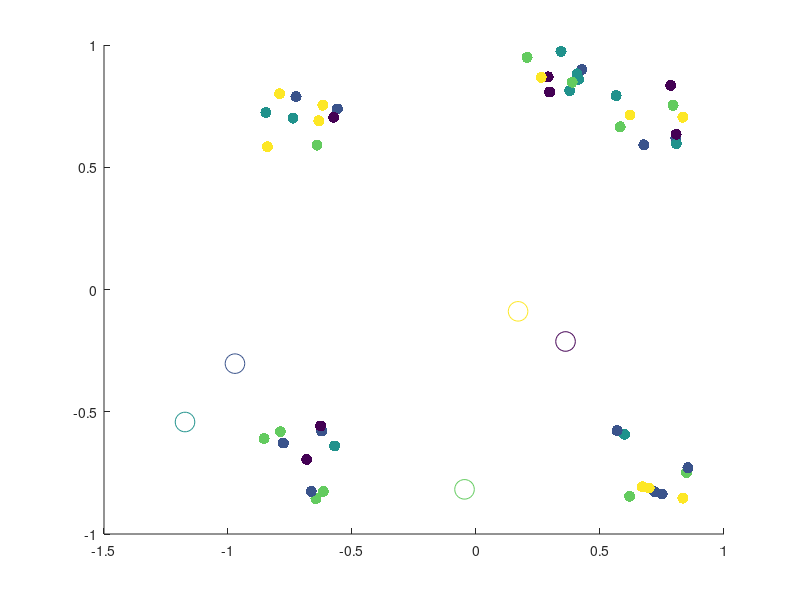

Reproduce this figure in MATLAB. (Note: this script raises an error after producing the figure.)
%% Random Initalization
% Topic I.6 - Alternating Minimization Scheme Algorithm for k-Means Clustering*
% 
% Clear the workspace and close all figure windows

close all; clear all;

load Q1data.mat; 

[n,m]= size(XData); 

% Set the number of clusters (k)
k=5;

% Assign each data vector, randomly to one of the k clusters
IndexSet = randi(k,n,1);

% Plot the data
scatter(XData(:,1),XData(:,2),64,IndexSet,'filled');
hold on

% Create data structures to store the weight vectors for cluster (c), and the 
% weight vectors from the previous iteration (cPrev)
c = zeros(k,m);
cPrev = zeros(k,m);

% Randomly initialize the weight vectors so that each component is sampled from 
% the interval [-1,1]
c = -1.2 + 2.4*rand(k,m);

% Plot the initial weight vectors
scatter(c(:,1),c(:,2),200,linspace(1,k,k))
hold off
pause



%% K++ initalization 

close all; clear all; clc;
% for funsies attempt at k++ initalization 

% 100 2-dimensional points, each points is a vector! 
%hopefully this is like quakes data
load Q1data.mat


%number of clusters; 
k =4; 

[n,m]=size(XData);



[c,IndexSet]= KPlusPlusInit(XData,k);




% Plot the data
scatter(XData(:,1),XData(:,2),64,IndexSet,'filled');
hold on
scatter(c(:,1),c(:,2),200,linspace(1,k,k))
hold off

%% The Alternating Minimization Scheme
doneFlag=0;

% Keep alternating updates to weight vectors and cluster assignments until weight 
% vectors no longer change their locations

while (~doneFlag)

    % Update the weight vectors in each cluster via the centroid formula
    for i=1:k 

        % Find the indices for all data vectors currently in cluster i
        ClusterIndices = find(IndexSet==i);

        % Find the number of data vectors currently in cluster i
        NumVecsInCluster = size(ClusterIndices,1);

        % Create a data structure to store weight vector for the current
        % cluster
        c(i,:)=0; 

        % Update cluster vector using the centroid formula
        for j=1:NumVecsInCluster
            for l=1:m
                c(i,l) = c(i,l) + XData(ClusterIndices(j,1),l)/NumVecsInCluster;
            end
        end

    end

    % Plot the updated weight vectors for each cluster
    scatter(XData(:,1),XData(:,2),64,IndexSet,'filled')
    hold on
    scatter(c(:,1),c(:,2),200,linspace(1,k,k))
    %pause
    
    % Now reassign all data vectors to the closest weight vector (cluster)

    % Create a data structure to store closest weight vector for each data
    % point
    closestCluster=zeros(n,1);

    % Reassign each data vector to the new, closest cluster
    for d=1:n

        % Store the coordinates of the current data vector
        xD = XData(d,:);

        % Set the minimum distance tracker to be a very large number
        sqDistMin=1e16;

        % Find the closest weight vector (cluster) to the current data
        % vector
        for i=1:k
            sqDist = norm(c(i,:)-xD,2);

            % If the distance is less than the current min, assign the
            % current data vector to this cluster
            if sqDist<sqDistMin
                closestCluster(d)=i;
                sqDistMin=sqDist;
            end

        end
    end

    % Update the assignments of the data vectors to their new clusters
    IndexSet = closestCluster;
    
    % Plot the data and the updated weight vectors
    hold off
    scatter(XData(:,1),XData(:,2),64,IndexSet,'filled')
    hold on
    scatter(c(:,1),c(:,2),200,linspace(1,k,k))
    hold off
    %pause
    
    % Terminate the alternating scheme if the weight vectors are unaltered
    % relative to the previous iteration
    if c==cPrev
        doneFlag=1;
    else
        cPrev=c;
    end
end


%% Calculation of Overall Coherence

% computes overall coherence AFTER K-Means! 
OvCo=oaco(XData,IndexSet,c)



%% 10 initalizations

close all; clear all; clc;



% 50  2-dimensional points, each points is a vector! 
%hopefully this is like quakes data
load Q1data.mat



rng(44)

OvCO_forkPP = zeros(1,10);
OvCO_forRand = zeros(1,10); 
realz =0; 
k=5; 


% random initalization;

for realz = 1:10
[n,m]= size(XData);
IndexSeti = randi(k,n,1);
ci = -1.2 + 2.4*rand(k,m);

% scatter(XData(:,1),XData(:,2),64,IndexSeti,'filled')
%     hold on
%     scatter(ci(:,1),ci(:,2),200,linspace(1,k,k))
%     hold off
%     pause 
%     
    
[IndexSetf,cf]= kmeans493(XData,k,IndexSeti,ci);
OvCo=oaco(XData,IndexSetf,cf);
OvCO_forRand(:,realz) = OvCo ;

%   scatter(XData(:,1),XData(:,2),64,IndexSetf,'filled')
%     hold on
%     scatter(cf(:,1),cf(:,2),200,linspace(1,k,k))
%     hold off


end 


%k++ initalization 
for realz = 1:10     

[ci,IndexSeti]=KPlusPlusInit(XData,k);

%  scatter(XData(:,1),XData(:,2),64,IndexSeti,'filled')
%     hold on
%     scatter(ci(:,1),ci(:,2),200,linspace(1,k,k))
%     hold off
%     pause 
    
    %runs k means
    
[IndexSetf,cf]= kmeans493(XData,k,IndexSeti,ci);

OvCo=oaco(XData,IndexSetf,cf);
OvCO_forkPP(:,realz) = OvCo ; 

%   scatter(XData(:,1),XData(:,2),64,IndexSetf,'filled')
%     hold on
%     scatter(cf(:,1),cf(:,2),200,linspace(1,k,k))
%     hold off
end 


mean(OvCO_forkPP)
mean(OvCO_forRand)
